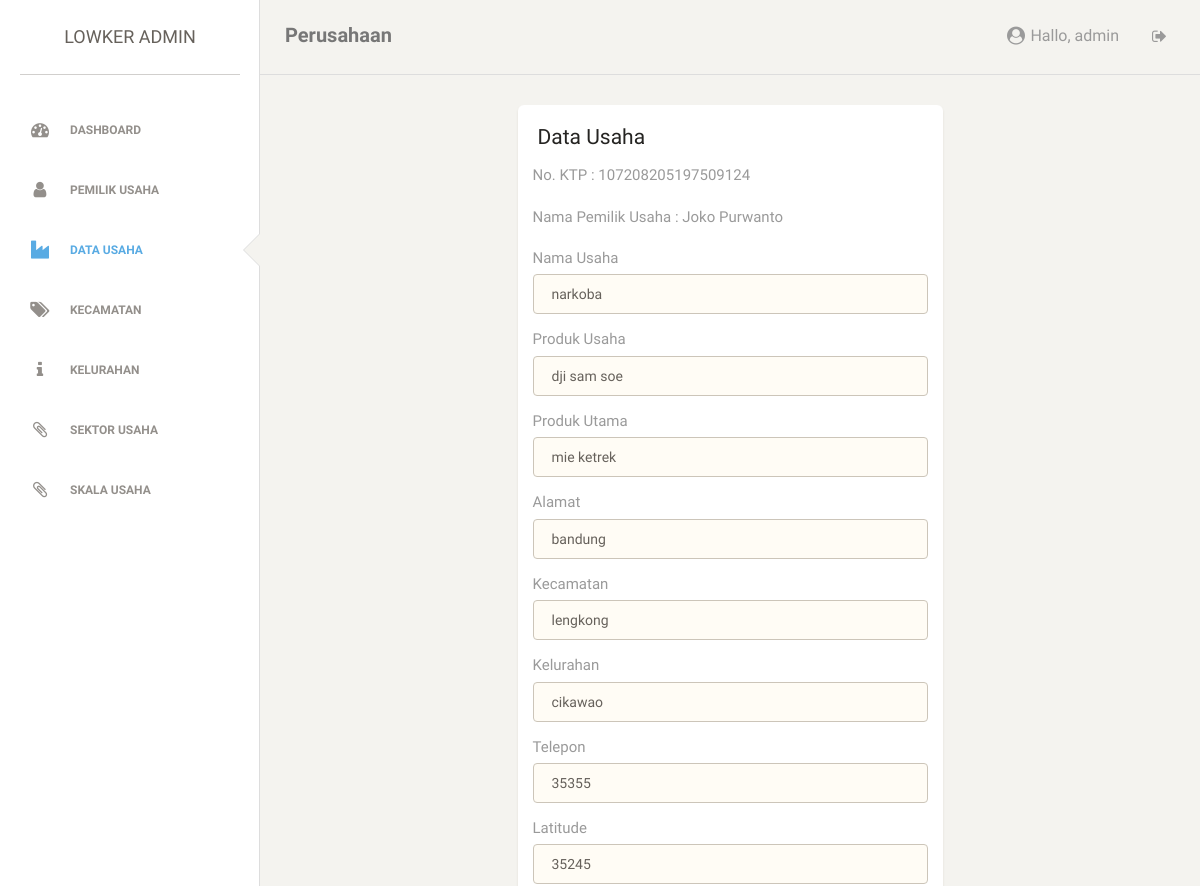
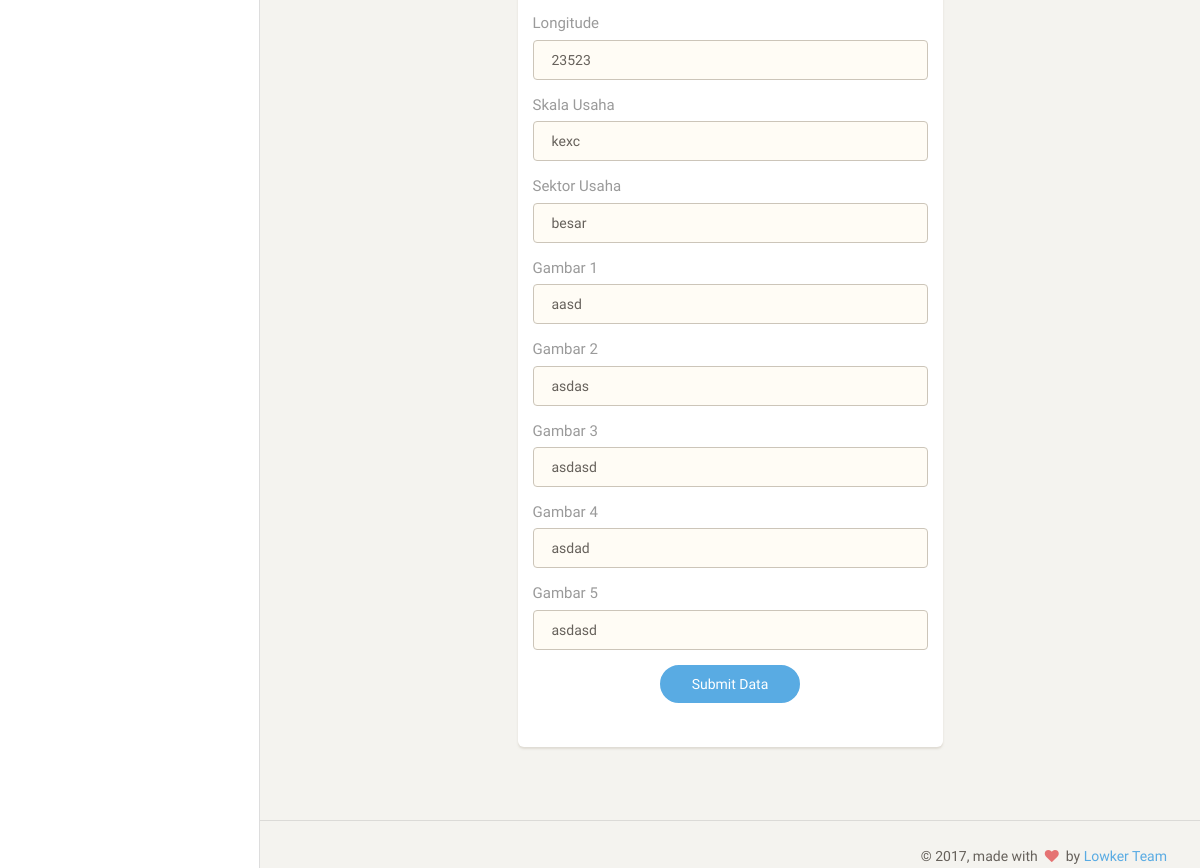
The app's page /admin/datausaha_edit.php?id=1 (signed in) with its own data (2 pictures, top to bottom).
### tables this page shows
CREATE TABLE `data_usaha` (
  `id_usaha` int(20) PRIMARY KEY NOT NULL AUTO_INCREMENT,
  `id_login` int(11) NOT NULL,
  `Nama_Usaha` varchar(30) NOT NULL,
  `Produk_Usaha` varchar(50) NOT NULL,
  `Produk_Utama` varchar(40) NOT NULL,
  `Alamat` varchar(50) NOT NULL,
  `Kecamatan` int(20) NOT NULL,
  `Kelurahan` int(20) NOT NULL,
  `Telp` varchar(14) NOT NULL,
  `Latitude` varchar(20) NOT NULL,
  `Longitude` varchar(20) NOT NULL,
  `Skala_Usaha` int(20) NOT NULL,
  `Sektor_Usaha` int(20) NOT NULL,
  `gambar1` varchar(20) NOT NULL,
  `gambar2` varchar(20) NOT NULL,
  `gambar3` varchar(20) NOT NULL,
  `gambar4` varchar(20) NOT NULL,
  `gambar5` varchar(20) NOT NULL
);

CREATE TABLE `pemilik_usaha` (
  `pemilik_usaha_id` int(11) NOT NULL,
  `Nama` varchar(50) NOT NULL,
  `Email` varchar(100) NOT NULL,
  `Alamat` varchar(100) NOT NULL,
  `Tempat_Lahir` varchar(20) NOT NULL,
  `Tanggal_Lahir` date NOT NULL,
  `No_Telp` varchar(14) NOT NULL,
  `Keterangan` varchar(20) NOT NULL,
  `Photo_Ktp` varchar(101) NOT NULL,
  `aktifasi` enum('Aktif','Belum Aktif') NOT NULL,
  `kode` varchar(100) NOT NULL
);

CREATE TABLE `kecamatan` (
  `Idkec` int(20) PRIMARY KEY NOT NULL AUTO_INCREMENT,
  `NamaKec` varchar(50) NOT NULL
);

CREATE TABLE `kelurahan` (
  `idkel` int(20) PRIMARY KEY NOT NULL AUTO_INCREMENT,
  `idKec` int(20) NOT NULL,
  `Namakel` varchar(50) NOT NULL
);

CREATE TABLE `skala_usaha` (
  `id_skala` int(20) PRIMARY KEY NOT NULL AUTO_INCREMENT,
  `NamaSkala` varchar(20) NOT NULL
);

CREATE TABLE `sektor_usaha` (
  `id_Sektor` int(20) PRIMARY KEY NOT NULL AUTO_INCREMENT,
  `NamaSektor` varchar(20) NOT NULL
);

### admin/datausaha_edit.php (the view, shortened to what the rows shown need)
<?php
	require "../php/connection.php";
    if(isset($_GET['id'])) {
        $id = $_GET['id'];
        $nama = "";
        $usaha = "";
        $utama = "";
        $alamat = "";
        $kecamatan = "";
        $kelurahan = "";
        $telepon = "";
        $latitude = "";
        $longitude = "";
        $skala = "";
        $sektor = "";
        $gambar1 = "";
        $gambar2 = "";
        $gambar3 = "";
        $gambar4 = "";
        $gambar5 = "";
        $username = "";
        $pemilik = "";
        $strQuery = "SELECT p.id_usaha, p.nama_usaha, p.produk_usaha, p.produk_utama,
                                                        p.alamat, p.telp,p.latitude, p.longitude,p.gambar1, p.gambar2,p.gambar3, p.gambar4,p.gambar5,
                                                        k.NamaKec, kel.Namakel,sk.NamaSkala, su.NamaSektor,l.no_Ktp,pu.nama
                                                        FROM data_usaha p INNER JOIN login l ON p.id_login = l.login_id
                                                        INNER JOIN kecamatan k ON p.Kecamatan = k.Idkec
                                                        INNER JOIN kelurahan kel ON p.Kelurahan = kel.idkel
                                                        INNER JOIN skala_usaha sk ON p.Skala_Usaha = sk.id_skala
                                                        INNER JOIN sektor_usaha su ON p.Sektor_Usaha = su.id_Sektor
                                                        INNER JOIN pemilik_usaha pu ON l.login_id = pu.pemilik_usaha_id
                    WHERE p.id_usaha = '$id'";
        $query = mysqli_query($connection, $strQuery);
        if($query){
            $result = mysqli_fetch_array($query, MYSQLI_ASSOC);
            $nama = $result['nama_usaha'];
            $usaha = $result['produk_usaha'];
            $utama = $result['produk_utama'];
            $alamat = $result['alamat'];
            $kecamatan = $result['NamaKec'];
            $kelurahan = $result['Namakel'];
            $telepon = $result['telp'];
            $latitude = $result['latitude'];
            $longitude = $result['longitude'];
            $skala = $result['NamaSkala'];
            $sektor = $result['NamaSektor'];
            $gambar1 = $result['gambar1'];
            $gambar2 = $result['gambar2'];
            $gambar3 = $result['gambar3'];
            $gambar4 = $result['gambar4'];
            $gambar5 = $result['gambar5'];
            $username = $result['no_Ktp'];
            $pemilik = $result['nama'];
        }
    }
?>
    <!doctype html>
    <html lang="en">
    <head>
        <link href="../css/bootstrap.min.css" rel="stylesheet" />
        <link href="../css/style.css" rel="stylesheet" />
        <link href="../font-awesome/css/font-awesome.min.css" rel="stylesheet">
    </head>
    <body>
        <div class="wrapper">
            <div class="main-panel">
                <div class="content">
                    <form method="POST" action="php/datausaha_edit_proses.php" enctype="multipart/form-data" >
                        <div class="container-fluid">
                            <div class="row">
                                <div class="col-md-offset-3 col-md-6">
                                    <div class="card">
                                        <div class="content">
                                            <div class="row">
                                                <div class="col-md-12">
                                                    <div class="form-group">
                                                        <label>No. KTP : <?php echo $username;?></label>
                                                    </div>
                                                </div>
                                                <div class="col-md-12">
                                                    <div class="form-group">
                                                        <label>Nama Pemilik Usaha : <?php echo $pemilik;?></label>
                                                    </div>
                                                </div>
                                                <div class="col-md-12">
                                                    <div class="form-group">
                                                        <label>Nama Usaha</label>
                                                        <input type="text" class="form-control border-input" name="nama" placeholder="Nama Usaha"  value="<?php echo $nama;?>"/>
                                                    </div>
                                                </div>
                                                <div class="col-md-12">
                                                    <div class="form-group">
                                                        <label>Produk Usaha</label>
                                                        <input type="text" class="form-control border-input" name="usaha" placeholder="Produk Usaha"  value="<?php echo $usaha;?>"/>
                                                    </div>
                                                </div>
                                                <div class="col-md-12">
                                                    <div class="form-group">
                                                        <label>Produk Utama</label>
                                                        <input type="text" class="form-control border-input" name="utama" placeholder="Produk Utama" value="<?php echo $utama;?>"/>
                                                    </div>
                                                </div>
                                                <div class="col-md-12">
                                                    <div class="form-group">
                                                        <label>Alamat</label>
                                                        <input type="text" class="form-control border-input" name="alamat" placeholder="Alamat" value="<?php echo $alamat;?>"/>
                                                    </div>
                                                </div>
                                                <div class="col-md-12">
                                                    <div class="form-group">
                                                        <label>Kecamatan</label>
                                                        <input type="text" class="form-control border-input" name="kecamatan" placeholder="Alamat" value="<?php echo $kecamatan;?>"/>
                                                    </div>
                                                </div>
                                                <div class="col-md-12">
                                                    <div class="form-group">
                                                        <label>Kelurahan</label>
                                                        <input type="text" class="form-control border-input" name="kelurahan" placeholder="Alamat" value="<?php echo $kelurahan;?>"/>
                                                    </div>
                                                </div>
                                                <div class="col-md-12">
                                                    <div class="form-group">
                                                        <label>Telepon</label>
                                                        <input type="text" class="form-control border-input" name="telepon" placeholder="Alamat" value="<?php echo $telepon;?>"/>
                                                    </div>
                                                </div>
                                                <div class="col-md-12">
                                                    <div class="form-group">
                                                        <label>Latitude</label>
                                                        <input type="text" class="form-control border-input" name="latitude" placeholder="Alamat" value="<?php echo $latitude;?>"/>
                                                    </div>
                                                </div>
                                                <div class="col-md-12">
                                                    <div class="form-group">
                                                        <label>Longitude</label>
                                                        <input type="text" class="form-control border-input" name="longitude" placeholder="Alamat" value="<?php echo $longitude;?>"/>
                                                    </div>
                                                </div>
                                                <div class="col-md-12">
                                                    <div class="form-group">
                                                        <label>Skala Usaha</label>
                                                        <input type="text" class="form-control border-input" name="skala" placeholder="Alamat" value="<?php echo $skala;?>"/>
                                                    </div>
                                                </div>
                                                <div class="col-md-12">
                                                    <div class="form-group">
                                                        <label>Sektor Usaha</label>
                                                        <input type="text" class="form-control border-input" name="sektor" placeholder="Alamat" value="<?php echo $sektor;?>"/>
                                                    </div>
                                                </div>
                                                <div class="col-md-12">
                                                    <div class="form-group">
                                                        <label>Gambar 1</label>
                                                        <input type="text" class="form-control border-input" name="gambar1" placeholder="Alamat" value="<?php echo $gambar1;?>"/>
                                                    </div>
                                                </div>
                                                <div class="col-md-12">
                                                    <div class="form-group">
                                                        <label>Gambar 2</label>
                                                        <input type="text" class="form-control border-input" name="gambar2" placeholder="Alamat" value="<?php echo $gambar2;?>"/>
                                                    </div>
                                                </div>
                                                <div class="col-md-12">
                                                    <div class="form-group">
                                                        <label>Gambar 3</label>
                                                        <input type="text" class="form-control border-input" name="gambar3" placeholder="Alamat" value="<?php echo $gambar3;?>"/>
                                                    </div>
                                                </div>
                                                <div class="col-md-12">
                                                    <div class="form-group">
                                                        <label>Gambar 4</label>
                                                        <input type="text" class="form-control border-input" name="gambar4" placeholder="Alamat" value="<?php echo $gambar4;?>"/>
                                                    </div>
                                                </div>
                                                <div class="col-md-12">
                                                    <div class="form-group">
                                                        <label>Gambar 5</label>
                                                        <input type="text" class="form-control border-input" name="gambar5" placeholder="Alamat" value="<?php echo $gambar5;?>"/>
                                                    </div>
                                                </div>
                                            </div>
                                        </div>
                                    </div>
                                </div>
                            </div>
                        </div>
                    </form>
                </div>
            </div>
        </div>
    </body>
    </html>

### records on screen
data_usaha: id_login.No_Ktp "107208205197509124", pemilik_usaha.Nama "Joko Purwanto", nama "narkoba", usaha "dji sam soe", utama "mie ketrek", alamat "bandung", kecamatan "lengkong", kelurahan "cikawao", telepon "35355", latitude "35245", longitude "23523", skala "kexc", sektor "besar", gambar1 "aasd", gambar2 "asdas", gambar3 "asdasd", gambar4 "asdad", gambar5 "asdasd"

### other values on screen
$_SESSION['admin_nama'] "admin"
